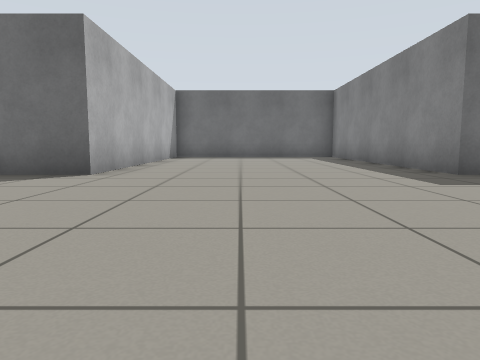
View 1 (above)

16 first-person views from a walk through a world built for the Gazebo simulator. The camera is 0.5 m above the floor, tilts 6° down and sees 70° across. The floor is counted in squares, 1 m on a side. Each view is taken from the middle of a square. On the plan, view 1 faces up. The plan holds only what a view shows up to about 9 squares ahead; the rest is blank.

View 2
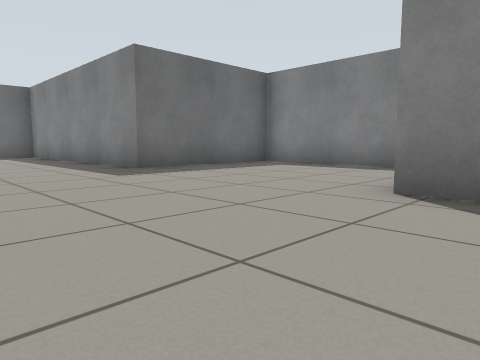

View 3
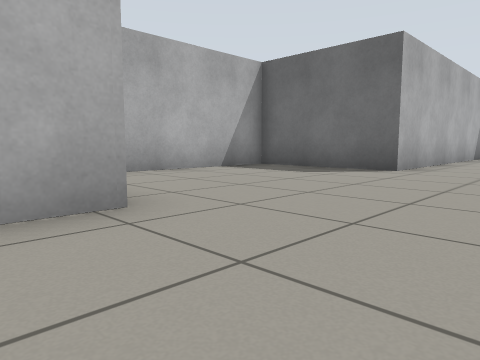

View 4
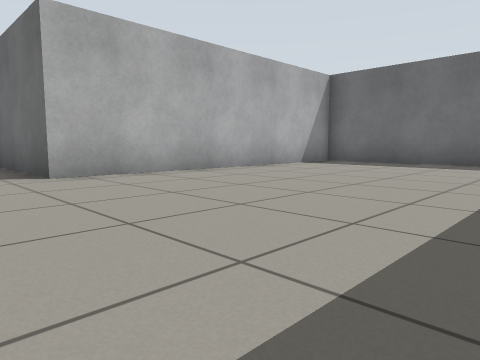

View 5
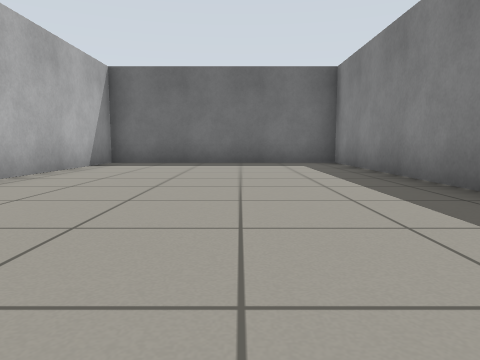

View 6
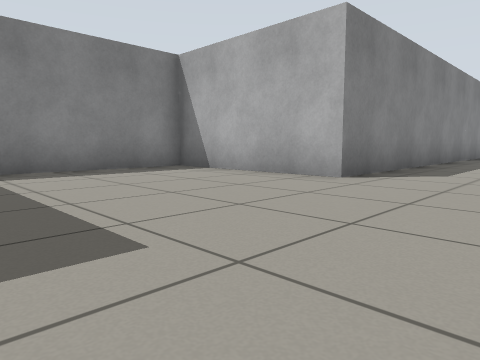

View 7
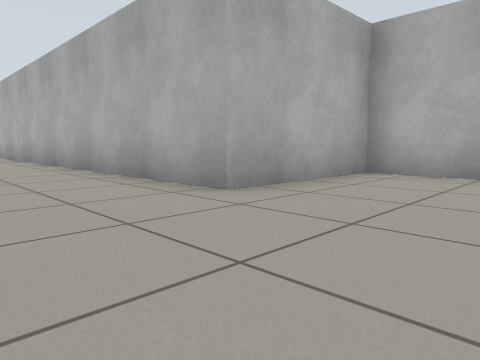

View 8
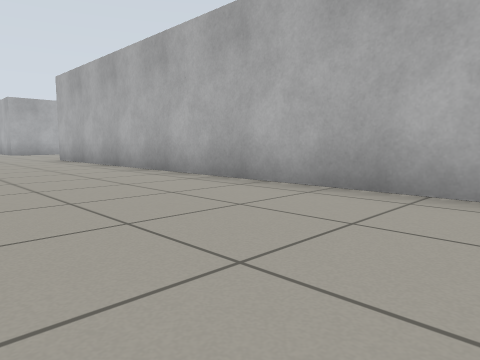

View 9
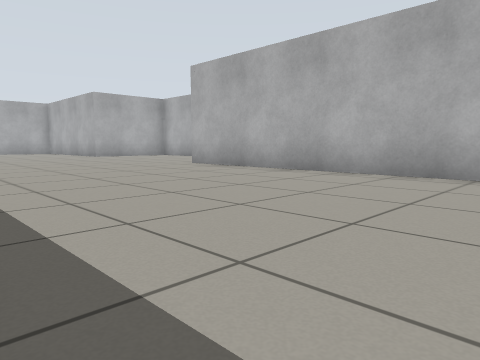

View 10
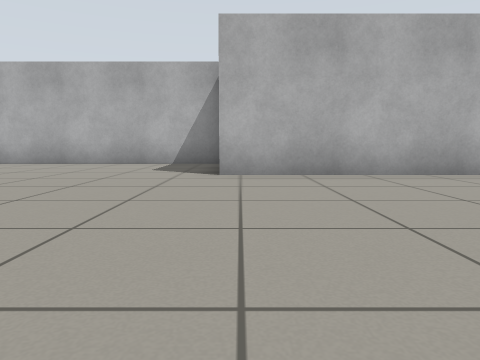

View 11
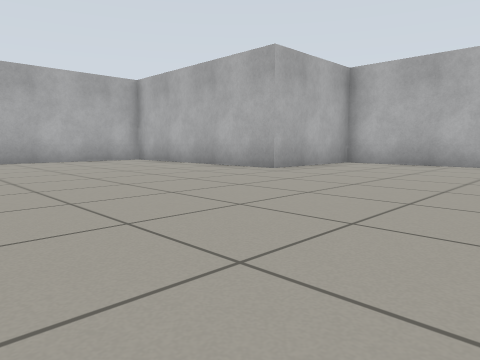

View 12
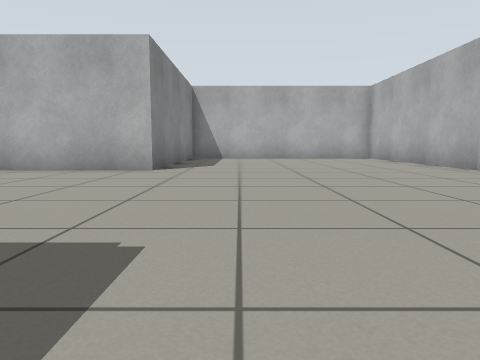

View 13
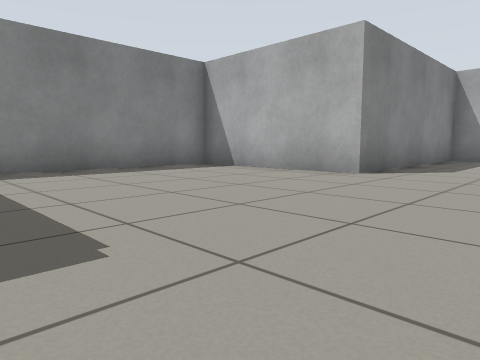

View 14
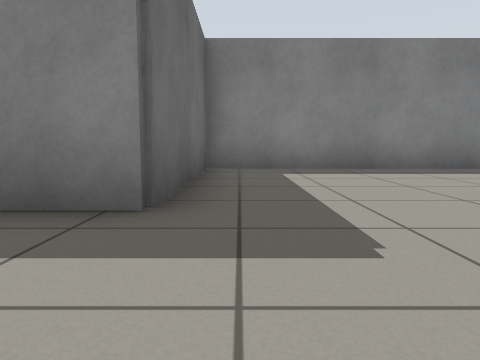

View 15
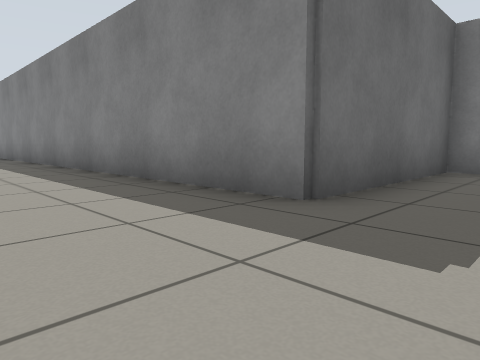

View 16
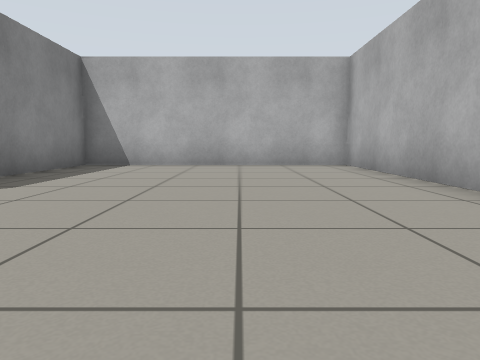

### Floor plan
Points are (right, up) in squares from view 1. A wall is a line through its corners. A room is listed if a view was taken in it or the views show most of it. See-through windows are left out.
Room 1 (views 1, 2, 3, 4, 5, 6, 7, 8, 9, 10, 11, 12, 13, 14, 15, 16)
walls: (-5.6, -13.5) (-5.6, -19.5) (-2.5, -19.5) (-2.5, -25.1) (3.5, -25.1) (3.5, -19.5) (7.8, -19.5) (7.8, -13.3) (3.5, -13.3) (3.5, 0.3) (7.8, 0.2) (7.8, 4.4); (6.5, 5.5) (3.5, 5.5) (3.5, 13.1) (-2.5, 13.1) (-2.5, 5.5) (-5.6, 5.5) (-5.6, 0.4) (-2.5, 0.3) (-2.5, -13.4)

Where each view was taken, in squares from view 1:
view 1: 0 up, 0 right, facing up
view 2: 1 down, 0 right, facing up-right
view 3: 1 down, 0 right, facing up-left
view 4: 4 up, 3 right, facing up-left
view 5: 4 up, 1 right, facing up
view 6: 5 up, 1 right, facing down-right
view 7: 3 up, 0 right, facing down-left
view 8: 2 down, 1 right, facing down-left
view 9: 6 down, 3 right, facing down-left
view 10: 13 down, 3 right, facing left
view 11: 15 down, 3 right, facing down-left
view 12: 13 down, 2 right, facing down
view 13: 14 down, 1 right, facing down-right
view 14: 14 down, 1 right, facing right
view 15: 15 down, 1 right, facing up-right
view 16: 17 down, 0 right, facing down
